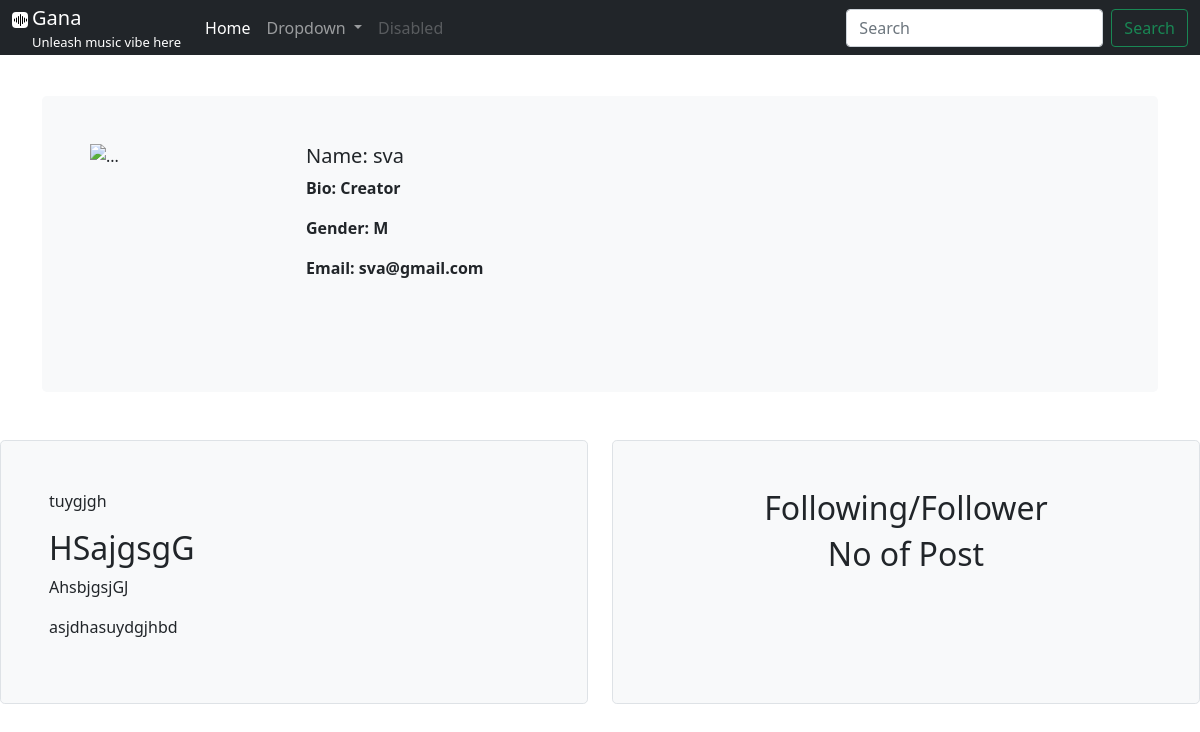
/creator_profile (signed in), run on the app's committed database.
### model.py (models this page shows)
class Creator(db.Model):
    __tablename__ = 'creator'
    creator_id = db.Column('creator_id', db.Integer, primary_key = True, autoincrement = True)
    creator_name = db.Column(db.String(50))
    email = db.Column(db.String(100))
    password = db.Column(db.String(100))
    gender = db.Column(db.String(6))

### controller.py (the view)
@app.route('/creator_profile')
def creator_profile():
   if 'creator_id' in session:
       c_id = int(session['creator_id'])
       creator_data = Creator.query.filter_by(creator_id=c_id)
       return render_template('creator_profile.html', creator_dictionary=creator_data[0], type='Creator')
   else:
       return redirect('/creator_signin')

### templates/creator_profile.html
{% extends "base_profile.html" %}
{% block profile %}
<img src="https://cdn-icons-png.flaticon.com/512/6915/6915987.png" class="flex-shrink-0 me-3" alt="..." width="200" height="200">
<div>
<h5 class="mt-0">Name:   {{creator_dictionary.creator_name}}</h5>
<p><b>Bio:   {{type}}</b></p>
<p><b>Gender:   {{creator_dictionary.gender}}</b></p>
<p><b>Email:  {{creator_dictionary.email}}</b></p>
</div>
{% endblock %}

### static/custom.css (style rules this page uses)
body { background-image: url('https://ak.picdn.net/shutterstock/videos/950461/thumb/6.jpg'); background-repeat: no-repeat; min-height: 700px; background-position: 50% 50% ; background-size: 100% ; }

### data on the page
Creator: creator_name "sva", gender "M", email "sva@gmail.com"

### other printed values
{{ type }} "Creator"
